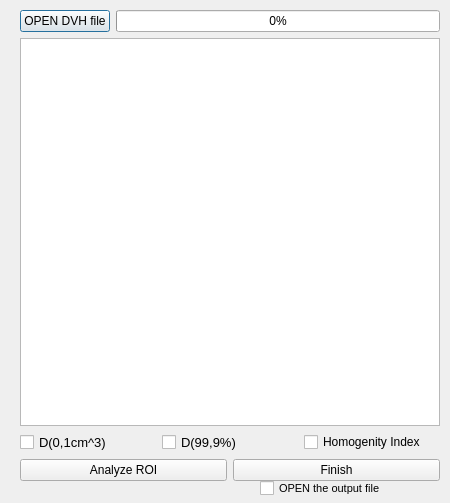
<?xml version="1.0" encoding="UTF-8"?>
<ui version="4.0">
 <class>Monaco_dvh2</class>
 <widget class="QDialog" name="Monaco_dvh2">
  <property name="geometry">
   <rect>
    <x>0</x>
    <y>0</y>
    <width>450</width>
    <height>503</height>
   </rect>
  </property>
  <property name="windowTitle">
   <string>Dialog</string>
  </property>
  <widget class="QWidget" name="layoutWidget">
   <property name="geometry">
    <rect>
     <x>20</x>
     <y>10</y>
     <width>420</width>
     <height>471</height>
    </rect>
   </property>
   <layout class="QVBoxLayout" name="verticalLayout_3">
    <item>
     <layout class="QVBoxLayout" name="verticalLayout_4">
      <item>
       <layout class="QHBoxLayout" name="horizontalLayout_6">
        <item>
         <widget class="QPushButton" name="pushButton_4">
          <property name="text">
           <string>OPEN DVH file</string>
          </property>
         </widget>
        </item>
        <item>
         <widget class="QProgressBar" name="progressBar_2">
          <property name="value">
           <number>0</number>
          </property>
         </widget>
        </item>
       </layout>
      </item>
      <item>
       <widget class="QListWidget" name="listWidget_2"/>
      </item>
      <item>
       <layout class="QHBoxLayout" name="horizontalLayout_7"/>
      </item>
     </layout>
    </item>
    <item>
     <layout class="QHBoxLayout" name="horizontalLayout_8"/>
    </item>
    <item>
     <layout class="QHBoxLayout" name="horizontalLayout_9">
      <item>
       <widget class="QCheckBox" name="checkBox01_2">
        <property name="font">
         <font>
          <pointsize>10</pointsize>
         </font>
        </property>
        <property name="text">
         <string>D(0,1cm^3)</string>
        </property>
       </widget>
      </item>
      <item>
       <widget class="QCheckBox" name="checkBox99_2">
        <property name="font">
         <font>
          <pointsize>10</pointsize>
         </font>
        </property>
        <property name="text">
         <string>D(99,9%)</string>
        </property>
       </widget>
      </item>
      <item>
       <widget class="QCheckBox" name="checkBox_HI_2">
        <property name="text">
         <string>Homogenity Index</string>
        </property>
       </widget>
      </item>
     </layout>
    </item>
    <item>
     <layout class="QHBoxLayout" name="horizontalLayout_10">
      <item>
       <widget class="QPushButton" name="pushButton_5">
        <property name="text">
         <string>Analyze ROI</string>
        </property>
       </widget>
      </item>
      <item>
       <widget class="QPushButton" name="pushButton_6">
        <property name="text">
         <string>Finish</string>
        </property>
       </widget>
      </item>
     </layout>
    </item>
   </layout>
  </widget>
  <widget class="QCheckBox" name="checkBox">
   <property name="geometry">
    <rect>
     <x>260</x>
     <y>480</y>
     <width>128</width>
     <height>17</height>
    </rect>
   </property>
   <property name="font">
    <font>
     <pointsize>8</pointsize>
    </font>
   </property>
   <property name="text">
    <string>OPEN the output file</string>
   </property>
  </widget>
 </widget>
 <resources/>
 <connections/>
</ui>
